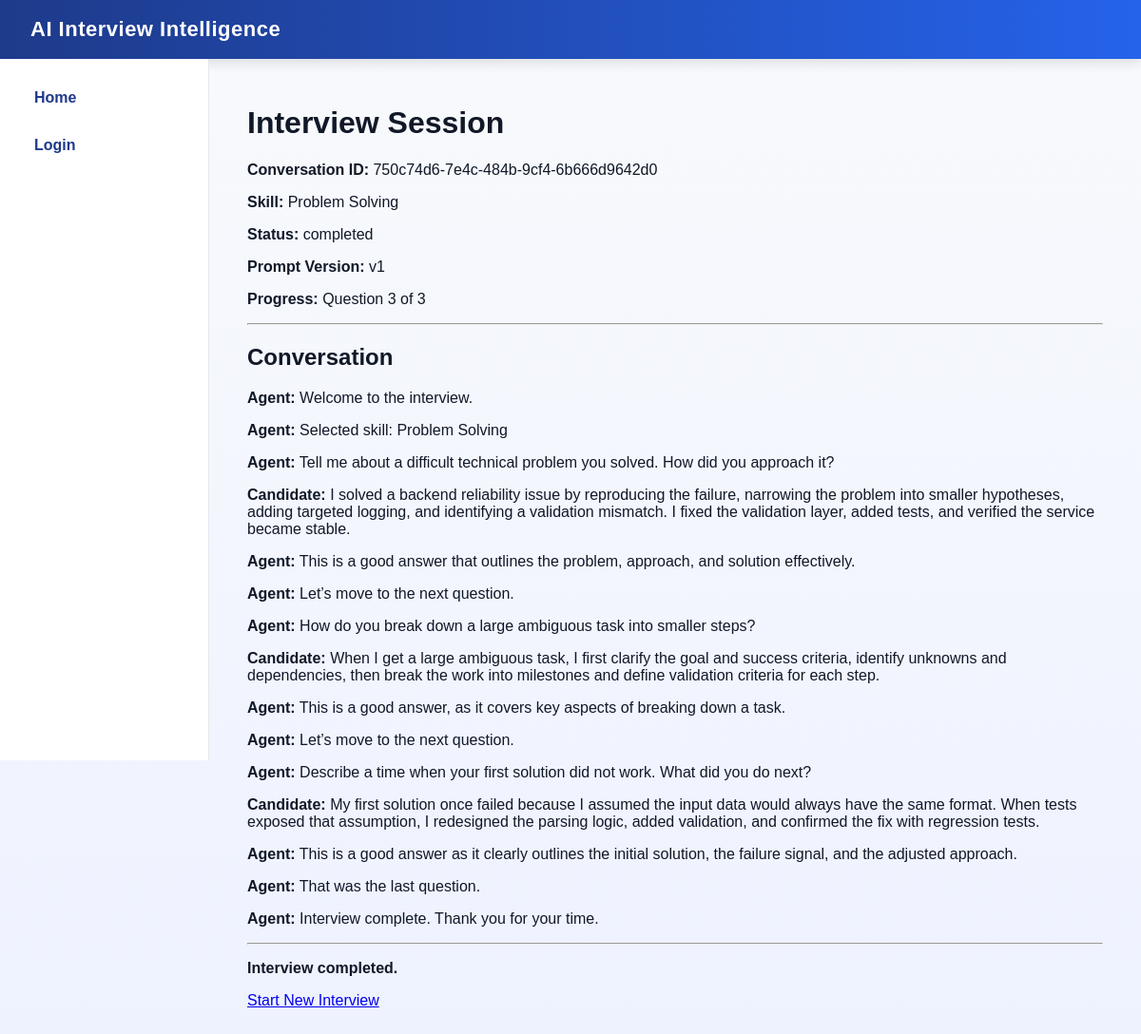
Screenshot of /ui/interviews/750c74d6-7e4c-484b-9cf4-6b666d9642d0 with the database file from the repository.
### app/db/models.py (models this page shows)
class Conversation(Base):
    __tablename__ = "conversations"
    id = Column(String, primary_key=True, index=True)
    skill = Column(String, nullable=True)
    status = Column(String, nullable=False, default="ongoing")
    stage = Column(String, nullable=False)
    prompt_version = Column(String, nullable=True)
    state_json = Column(Text, nullable=False)
    created_at = Column(DateTime, default=datetime.now(ZoneInfo("Europe/Rome")).replace(tzinfo=None))
    completed_at = Column(DateTime, nullable=True)
    messages = relationship("Message", back_populates="conversation", cascade="all, delete-orphan")
    feedback_entries = relationship("Feedback", back_populates="conversation", cascade="all, delete-orphan")

class Message(Base):
    __tablename__ = "messages"
    id = Column(Integer, primary_key=True, index=True)
    conversation_id = Column(String, ForeignKey("conversations.id"), nullable=False, index=True)
    role = Column(String, nullable=False)
    content = Column(Text, nullable=False)
    question_index = Column(Integer, nullable=True)
    created_at = Column(DateTime, default=datetime.now(ZoneInfo("Europe/Rome")).replace(tzinfo=None))
    conversation = relationship("Conversation", back_populates="messages")

### app/ui/routes.py (the view)
    @router.get("/ui/interviews/{conversation_id}", response_class=HTMLResponse)
    def interview_page(
        conversation_id: str,
        request: Request,
        db: Session = Depends(get_db),
    ):
        try:
            conversation = interview_service.get_conversation(db, conversation_id)
        except ValueError as e:
            raise HTTPException(status_code=404, detail=str(e))
        messages = sorted(conversation.messages, key=lambda m: m.created_at)
        current_question_number = 1
        indexed_messages = [m for m in messages if m.question_index is not None]
        if indexed_messages:
            current_question_number = min(indexed_messages[-1].question_index + 1, 3)
        return templates.TemplateResponse(
            request=request,
            name="interview.html",
            context={
                "conversation": conversation,
                "messages": messages,
                "completed": conversation.stage == "end",
                "current_question_number": current_question_number,
                "total_questions": 3,
            },
        )

### app/ui/templates/interview.html (shortened to what this page needs)
{% extends "base.html" %}
{% block content %}
<h1>Interview Session</h1>
<p><strong>Conversation ID:</strong> {{ conversation.id }}</p>
<p><strong>Skill:</strong> {{ conversation.skill }}</p>
<p><strong>Status:</strong> {{ conversation.status }}</p>
<p><strong>Prompt Version:</strong> {{ conversation.prompt_version }}</p>
<p><strong>Progress:</strong> Question {{ current_question_number }} of {{ total_questions }}</p>
<hr>
<h2>Conversation</h2>
<div>
    {% for msg in messages %}
        <p>
            <strong>{{ msg.role|capitalize }}:</strong>
            {{ msg.content }}
        </p>
    {% endfor %}
</div>
<hr>
{% if not completed %}
<form action="/ui/interviews/{{ conversation.id }}/answer" method="post">
    <label for="answer"><strong>Your Answer</strong></label><br><br>
    <textarea id="answer" name="answer" rows="5" cols="80" required></textarea><br><br>
    <button type="submit">Submit Answer</button>
</form>
{% else %}
<p><strong>Interview completed.</strong></p>
<p><a href="/">Start New Interview</a></p>
{% endif %}
{% endblock %}

### app/ui/templates/base.html (shortened to what this page needs)
<!DOCTYPE html>
<html>
<head>
    <link rel="stylesheet" href="/static/style.css">
</head>
<body>
    <nav class="navbar">
        <div class="nav-left">
            <span class="brand">AI Interview Intelligence</span>
        </div>
    </nav>
    <div class="main-container">
        <nav class="sidebar">
            <a href="/">Home</a>
            <a href="/login">Login</a>
        </nav>
        <div class="page-shell">
            {% block content %}{% endblock %}
        </div>
    </div>
</body>
</html>

### app/ui/static/style.css (style rules this page uses)
body { margin: 0; font-family: Arial, sans-serif; background: linear-gradient(180deg, #f8fafc, #eef2ff); color: #111827; }
.navbar { display: flex; align-items: center; background: linear-gradient(90deg, #1e3a8a, #2563eb); padding: 16px 32px; box-shadow: 0 4px 12px rgba(0, 0, 0, 0.12); height: 30px; }
.brand { color: white; font-weight: bold; font-size: 22px; letter-spacing: 0.5px; }
.main-container { display: flex; }
.sidebar { width: 220px; background: #ffffff; border-right: 1px solid #e5e7eb; height: calc(100vh - 62px); padding: 20px; box-sizing: border-box; }
.sidebar a { display: block; padding: 12px 16px; color: #1e3a8a; text-decoration: none; font-weight: 600; border-radius: 8px; margin-bottom: 8px; transition: background-color 0.2s ease; }
.page-shell { flex: 1; padding: 28px 40px; box-sizing: border-box; }

### rows the page displays
Conversation: id "750c74d6-7e4c-484b-9cf4-6b666d9642d0", skill "Problem Solving", status "completed", prompt_version "v1"
Message: role "Agent", content "Welcome to the interview."
Message: role "Agent", content "Selected skill: Problem Solving"
Message: role "Agent", content "Tell me about a difficult technical problem you solved. How did you approach it?"
Message: role "Candidate", content "I solved a backend reliability issue by reproducing the failure, narrowing the problem into smaller hypotheses, adding targeted logging, and identifying a validation mismatch. I fixed the validation layer, added tests, and verified the service became stable."
Message: role "Agent", content "This is a good answer that outlines the problem, approach, and solution effectively."
Message: role "Agent", content "Let’s move to the next question."
Message: role "Agent", content "How do you break down a large ambiguous task into smaller steps?"
Message: role "Candidate", content "When I get a large ambiguous task, I first clarify the goal and success criteria, identify unknowns and dependencies, then break the work into milestones and define validation criteria for each step."
Message: role "Agent", content "This is a good answer, as it covers key aspects of breaking down a task."
Message: role "Agent", content "Let’s move to the next question."
Message: role "Agent", content "Describe a time when your first solution did not work. What did you do next?"
Message: role "Candidate", content "My first solution once failed because I assumed the input data would always have the same format. When tests exposed that assumption, I redesigned the parsing logic, added validation, and confirmed the fix with regression tests."
Message: role "Agent", content "This is a good answer as it clearly outlines the initial solution, the failure signal, and the adjusted approach."
Message: role "Agent", content "That was the last question."
Message: role "Agent", content "Interview complete. Thank you for your time."

### other values shown
{{ current_question_number }} "3"
{{ total_questions }} "3"
